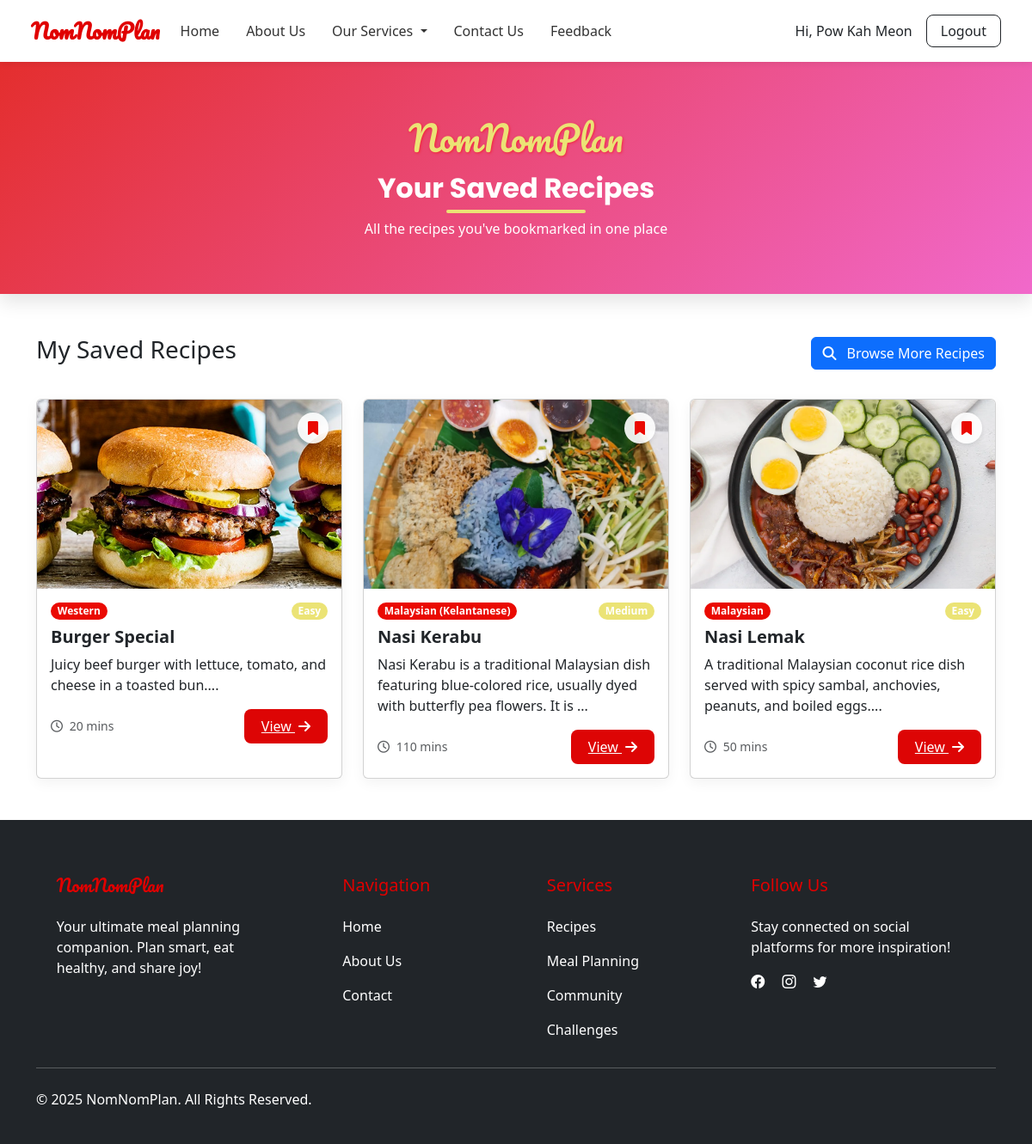
Screenshot of /recipe-modules/saved-recipes.php (signed in) with the database file from the repository.
### tables this page shows
CREATE TABLE `recipes` (
  `id` int(11) NOT NULL,
  `title` varchar(255) NOT NULL,
  `description` text DEFAULT NULL,
  `ingredients` longtext DEFAULT NULL,
  `steps` longtext DEFAULT NULL,
  `cuisine` varchar(100) DEFAULT NULL,
  `prep_time` int(11) DEFAULT NULL,
  `cook_time` int(11) DEFAULT NULL,
  `total_time` int(11) DEFAULT NULL,
  `difficulty` enum('easy','medium','hard') DEFAULT NULL,
  `nutrition` longtext DEFAULT NULL,
  `status` enum('draft','pending','approved','rejected') DEFAULT 'pending',
  `is_public` tinyint(1) DEFAULT 1,
  `view_count` int(11) DEFAULT 0,
  `created_by` int(11) DEFAULT NULL,
  `created_at` timestamp NOT NULL DEFAULT current_timestamp(),
  `updated_at` timestamp NOT NULL DEFAULT current_timestamp() ON UPDATE current_timestamp(),
  `admin_note` text DEFAULT NULL,
  `image_url` varchar(255) DEFAULT NULL,
  `cooking_time` int(11) DEFAULT NULL,
  `difficulty_level` enum('easy','medium','hard') DEFAULT NULL
);

CREATE TABLE `recipe_images` (
  `id` int(11) NOT NULL,
  `recipe_id` int(11) DEFAULT NULL,
  `image_url` text DEFAULT NULL
);

### recipe-modules/saved-recipes.php (the view, shortened to what this page needs)
<?php
require_once '../includes/db.php';
$user_id = $_SESSION['user_id'];
$query = "SELECT r.* FROM recipes r
          JOIN saved_recipes sr ON r.id = sr.recipe_id
          WHERE sr.user_id = ? AND r.is_public = 1 AND r.status = 'approved'
          ORDER BY r.title ASC";
$stmt = $conn->prepare($query);
$stmt->bind_param("i", $user_id);
$stmt->execute();
$saved_recipes = $stmt->get_result();
?>
<!DOCTYPE html>
<html lang="en">
<head>
  <link href="https://cdn.jsdelivr.net/npm/bootstrap@5.3.2/dist/css/bootstrap.min.css" rel="stylesheet">
  <link rel="stylesheet" href="https://cdnjs.cloudflare.com/ajax/libs/font-awesome/6.4.0/css/all.min.css">
</head>
<body>
<?php include '../navbar.php'; ?>
<div class="hero-section">
  <div class="container text-center">
    <h1 class="logo mb-3">NomNomPlan</h1>
    <h2 class="page-title">Your Saved Recipes</h2>
    <p class="text-white">All the recipes you've bookmarked in one place</p>
  </div>
</div>
<div class="container mb-5">
  <div class="section-header">
    <h3>My Saved Recipes</h3>
    <div>
      <a href="list-recipes.php" class="btn btn-primary">
        <i class="fas fa-search me-2"></i> Browse More Recipes
      </a>
    </div>
  </div>
  <div class="row row-cols-1 row-cols-md-2 row-cols-lg-3 g-4">
    <?php if ($saved_recipes->num_rows > 0): ?>
      <?php while ($recipe = $saved_recipes->fetch_assoc()): ?>
        <div class="col">
          <div class="recipe-card card h-100">
            <?php
              $imgStmt = $conn->prepare("SELECT image_url FROM recipe_images WHERE recipe_id = ? LIMIT 1");
              $imgStmt->bind_param("i", $recipe['id']);
              $imgStmt->execute();
              $imgResult = $imgStmt->get_result()->fetch_assoc();
              $imageUrl = $imgResult && !empty($imgResult['image_url'])
                ? '/MEAL-PLANNER-APP/' . ltrim($imgResult['image_url'], '/')
                : '/MEAL-PLANNER-APP/assets/no-image.jpg';
            ?>
            <img src="<?= $imageUrl ?>" class="card-img-top" alt="<?= htmlspecialchars($recipe['title']) ?>">
            <button class="remove-saved-btn" data-recipe-id="<?= $recipe['id'] ?>" title="Remove from saved">
              <i class="fas fa-bookmark"></i>
            </button>
            <div class="card-body">
              <div class="d-flex justify-content-between align-items-start mb-2">
                <span class="badge badge-cuisine rounded-pill"><?= htmlspecialchars($recipe['cuisine']) ?></span>
                <span class="badge badge-difficulty rounded-pill"><?= ucfirst($recipe['difficulty']) ?></span>
              </div>
              <h5 class="card-title"><?= htmlspecialchars($recipe['title']) ?></h5>
              <p class="card-text"><?= htmlspecialchars(substr($recipe['description'], 0, 120)) ?>...</p>
              <div class="d-flex justify-content-between align-items-center mt-auto">
                <small class="text-muted"><i class="far fa-clock me-1"></i> <?= $recipe['prep_time'] + $recipe['cook_time'] ?> mins</small>
                <a href="view-recipe.php?id=<?= $recipe['id'] ?>" class="view-btn">
                  View <i class="fas fa-arrow-right ms-1"></i>
                </a>
              </div>
            </div>
          </div>
        </div>
      <?php endwhile; ?>
    <?php endif; ?>
  </div>
</div>
<?php include '../includes/footer.php'; ?>
</body>
</html>

### recipe-modules/saved-recipes.php (style rules this page uses)
:root { --primary-color: rgb(235, 227, 117); --secondary-color: #ea0a02; --dark-color: #fef9f9; --light-color: #f30a0a; --accent-color: #dd0505; --card-bg: #ffffff; --text-dark: #333; --text-light: #777; }
body { font-family: 'Poppins', sans-serif; background-color: #f8f9fa; color: var(--text-dark); }
.logo { font-family: 'Pacifico', cursive; font-size: 2.5rem; color: var(--primary-color); text-shadow: 1px 1px 3px rgba(253, 0, 0, 0.5); }
.hero-section { background: linear-gradient(135deg, rgb(228, 46, 46) 0%, rgba(241, 103, 202, 0.99) 100%); padding: 4rem 0 3rem; border-radius: 0 0 0px 0px; margin-bottom: 3rem; box-shadow: 0 10px 20px rgba(0,0,0,0.1); }
.page-title { font-family: 'Poppins', sans-serif; font-weight: 700; color: white; margin-bottom: 1rem; position: relative; display: inline-block; }
.page-title:after { content: ''; position: absolute; width: 50%; height: 4px; background: var(--primary-color); bottom: -10px; left: 25%; border-radius: 2px; }
.recipe-card { border: none; border-radius: 12px; overflow: hidden; transition: all 0.3s ease; height: 100%; box-shadow: 0 5px 15px rgba(0,0,0,0.05); background: var(--card-bg); position: relative; }
.card-img-top { height: 220px; object-fit: cover; transition: transform 0.5s ease; }
.card-title { font-weight: 600; color: var(--text-dark); margin-bottom: 0.75rem; }
.badge-cuisine { background-color: var(--secondary-color); color: white; font-weight: 500; }
.badge-difficulty { background-color: var(--primary-color); color: var(--accent-color); font-weight: 500; }
.view-btn { background-color: var(--accent-color); color: white; border: none; border-radius: 8px; padding: 0.5rem 1.25rem; font-weight: 500; transition: all 0.3s; }
.remove-saved-btn { position: absolute; top: 15px; right: 15px; background: rgba(255, 255, 255, 0.9); border: none; width: 36px; height: 36px; border-radius: 50%; display: flex; align-items: center; justify-content: center; cursor: pointer; transition: all 0.3s; z-index: 2; color: var(--secondary-color); box-shadow: 0 2px 5px rgba(0,0,0,0.1); }
.section-header { display: flex; justify-content: space-between; align-items: center; margin-bottom: 2rem; }

### navbar.php (style rules this page uses)
:root { --primary: #e00000; --secondary: rgb(238, 140, 140); }

### rows the page displays
recipes: recipe_images.image_url (picture), cuisine "Western", difficulty "Easy", title "Burger Special", description "Juicy beef burger with lettuce, tomato, and cheese in a toasted bun.", $recipe['prep_time'] + $recipe['cook_time'] "20"
recipes: recipe_images.image_url (picture), cuisine "Malaysian (Kelantanese)", difficulty "Medium", title "Nasi Kerabu", description "Nasi Kerabu is a traditional Malaysian dish featuring blue-colored rice, usually dyed with butterfly pea flowers. It is", $recipe['prep_time'] + $recipe['cook_time'] "110"
recipes: recipe_images.image_url (picture), cuisine "Malaysian", difficulty "Easy", title "Nasi Lemak", description "A traditional Malaysian coconut rice dish served with spicy sambal, anchovies, peanuts, and boiled eggs.", $recipe['prep_time'] + $recipe['cook_time'] "50"

### other values shown
$_SESSION['user_name'] "Pow Kah Meon"
